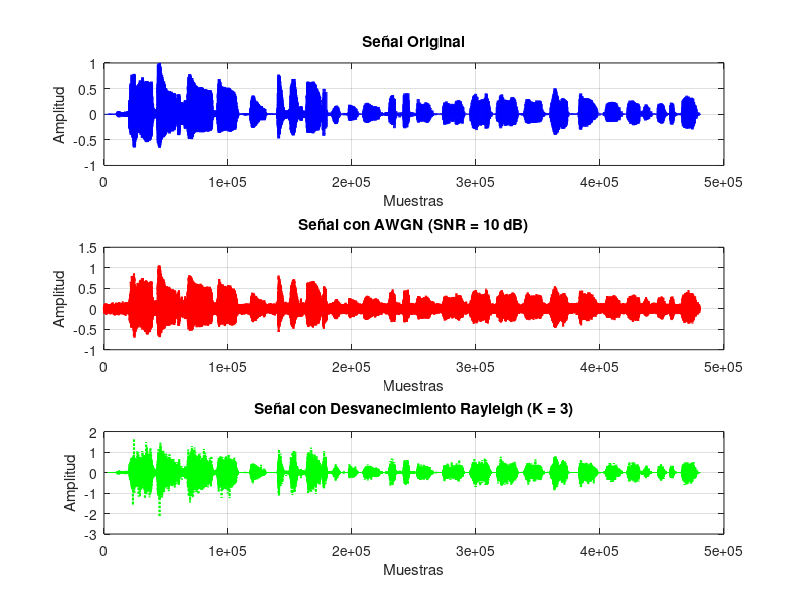

This figure's MATLAB source:
% Paso 4: Canal ruidoso - AWGN y Rayleigh
clear; clc;

% Cargar el archivo raw_signal.mat (Mateo o Jeff)
load('raw_signal_jeff.mat');  % Cambiar a 'raw_signal_jeff.mat' si trabajas con Jeff

% Definir la frecuencia de muestreo (Hz)
Fs = 44100;  % Frecuencia de muestreo (44.1 kHz)

% Parámetros del canal
SNR_AWGN = 10;  % Relación señal-ruido para AWGN (dB)
K_rayleigh = 3; % Factor de desvanecimiento Rayleigh (K=3)

% 1. Simulación de AWGN (ruido blanco aditivo gaussiano)
awgn_signal = awgn(signal, SNR_AWGN, 'measured'); % Añadir AWGN a la señal

% 2. Simulación de desvanecimiento Rayleigh
rayleigh_fading = (randn(size(signal)) + 1i*randn(size(signal))) / sqrt(2);  % Canal de Rayleigh
rayleigh_signal = real(rayleigh_fading) .* signal;  % Señal afectada por Rayleigh

% Graficar las señales en una sola figura con tres subgráficas
figure;

% Subgráfico 1: Señal Original
subplot(3, 1, 1);
plot(signal, 'b', 'LineWidth', 2);  % Señal original en azul con línea gruesa
title('Señal Original');
xlabel('Muestras');
ylabel('Amplitud');
grid on;

% Subgráfico 2: Señal con AWGN
subplot(3, 1, 2);
plot(awgn_signal, 'r--', 'LineWidth', 1.5);  % Señal con AWGN en rojo (línea punteada)
title(['Señal con AWGN (SNR = ', num2str(SNR_AWGN), ' dB)']);
xlabel('Muestras');
ylabel('Amplitud');
grid on;

% Subgráfico 3: Señal con Rayleigh
subplot(3, 1, 3);
plot(rayleigh_signal, 'g:', 'LineWidth', 1.5);  % Señal con Rayleigh en verde (línea punteada)
title(['Señal con Desvanecimiento Rayleigh (K = ', num2str(K_rayleigh), ')']);
xlabel('Muestras');
ylabel('Amplitud');
grid on;

% Guardar la figura completa como una única imagen
saveas(gcf, 'grafica_comparativa_unica.png');  % Guardar la gráfica comparativa en un solo archivo

% Calcular SNR después del ruido
snr_awgn = 20 * log10(norm(signal) / norm(signal - awgn_signal));
snr_rayleigh = 20 * log10(norm(signal) / norm(signal - rayleigh_signal));

% Mostrar los resultados
disp(['SNR después de AWGN: ', num2str(snr_awgn), ' dB']);
disp(['SNR después de Rayleigh: ', num2str(snr_rayleigh), ' dB']);
